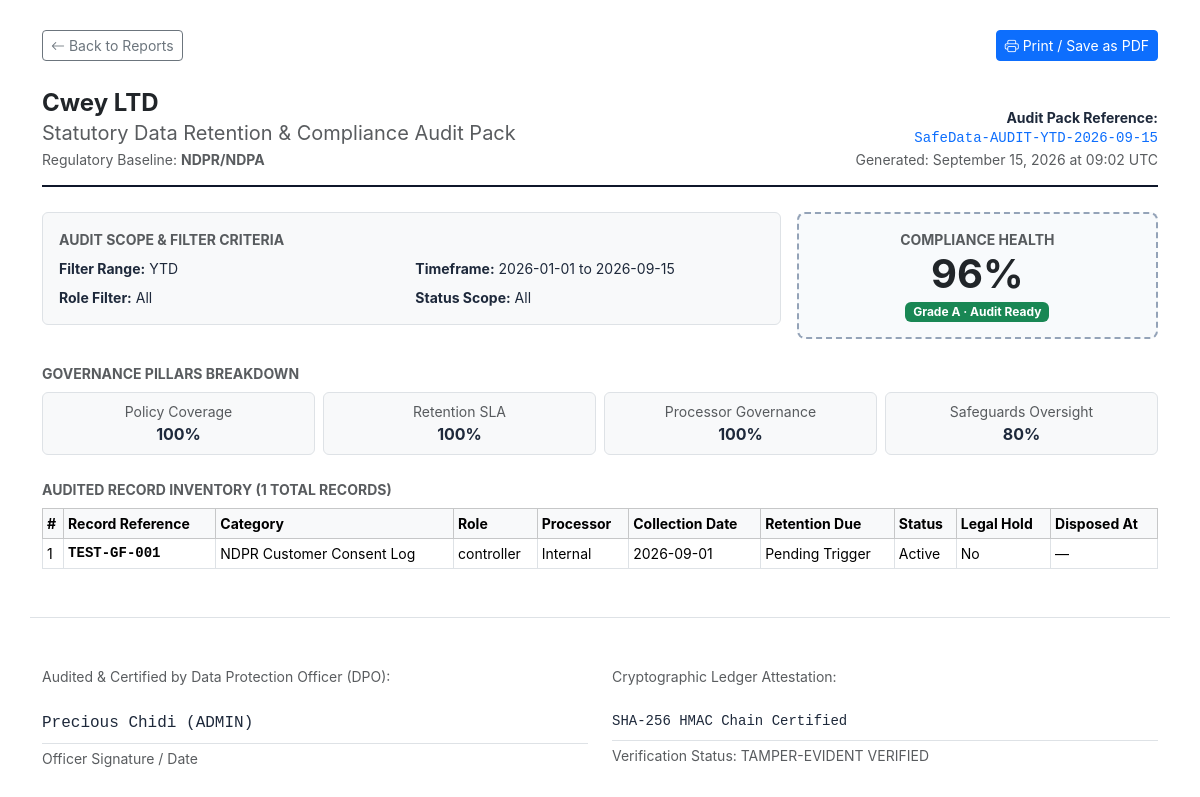
Page /reports/print (signed in) on the committed database.
### app/models.py (models this page shows)
class DataRecord(Base):
    __tablename__ = "data_records"
    id = Column(Integer, primary_key=True, autoincrement=True)
    organization_id = Column(Integer, ForeignKey("organizations.id", ondelete="CASCADE"), default=1, nullable=False)
    category_id = Column(Integer, ForeignKey("data_categories.id"), nullable=False)
    retention_rule_id = Column(Integer, ForeignKey("category_retention_rules.id", ondelete="SET NULL"), nullable=True)
    original_category_id = Column(Integer, ForeignKey("data_categories.id", ondelete="SET NULL"), nullable=True)
    record_reference = Column(String(255), nullable=False)
    data_subject_type = Column(String(100), nullable=True)
    processor_name = Column(String(255), nullable=True)
    processor_sync_status = Column(String(50), default="synced", nullable=True)
    collection_date = Column(Date, default=func.current_date(), nullable=False)
    retention_end_date = Column(Date, nullable=True)
    status = Column(Enum("active", "due_review", "disposal_requested", "legal_hold", "disposed"), default="active", nullable=False)
    created_by_owner = Column(Boolean, default=False, nullable=False)
    consent_withdrawn_at = Column(DateTime, nullable=True)
    consent_withdrawn_by = Column(Integer, ForeignKey("users.id", ondelete="SET NULL"), nullable=True)
    category_reassigned_at = Column(DateTime, nullable=True)
    category_reassigned_by = Column(Integer, ForeignKey("users.id", ondelete="SET NULL"), nullable=True)
    disposal_requested_at = Column(DateTime, nullable=True)
    disposal_requested_by = Column(Integer, ForeignKey("users.id", ondelete="SET NULL"), nullable=True)
    review_flagged_at = Column(DateTime, nullable=True)
    escalation_sent_at = Column(DateTime, nullable=True)
    legal_hold = Column(Boolean, default=False, nullable=False)
    legal_hold_reason = Column(Text, nullable=True)
    legal_hold_by = Column(Integer, ForeignKey("users.id", ondelete="SET NULL"), nullable=True)
    legal_hold_at = Column(DateTime, nullable=True)
    legal_hold_lifted_at = Column(DateTime, nullable=True)
    disposed_at = Column(DateTime, nullable=True)
    disposed_by = Column(Integer, ForeignKey("users.id", ondelete="SET NULL"), nullable=True)
    notes = Column(Text, nullable=True)
    created_by = Column(Integer, ForeignKey("users.id", ondelete="SET NULL"), nullable=True)
    created_at = Column(DateTime, default=func.now(), nullable=False)
    updated_at = Column(DateTime, default=func.now(), onupdate=func.now(), nullable=False)
    deleted_at = Column(DateTime, nullable=True)
    category = relationship("DataCategory", foreign_keys=[category_id])
    rule = relationship("CategoryRetentionRule")
    organization = relationship("Organization")
    attachments = relationship("Attachment", back_populates="record", cascade="all, delete-orphan")

class DataCategory(Base):
    __tablename__ = "data_categories"
    id = Column(Integer, primary_key=True, autoincrement=True)
    organization_id = Column(Integer, ForeignKey("organizations.id", ondelete="CASCADE"), default=1, nullable=False)
    name = Column(String(255), nullable=False)
    description = Column(Text, nullable=True)
    retention_reason = Column(Text, nullable=True)
    compliance_framework = Column(String(50), default="GDPR", nullable=False)
    legal_basis = Column(Enum("legal_obligation", "contract", "consent", "legitimate_interest", "vital_interest", "public_task"), default="legitimate_interest", nullable=False)
    retention_period_days = Column(Integer, default=0, nullable=False)
    retention_period_label = Column(String(100), default="1 year", nullable=False)
    disposal_method = Column(Enum("delete", "anonymise", "archive"), default="delete", nullable=False)
    disposal_trigger = Column(Enum("date_based", "consent_withdrawal", "account_closure"), default="date_based", nullable=False)
    data_classification = Column(Enum("standard", "confidential", "financial_aml", "special_category", "children"), default="standard", nullable=False)
    approval_type = Column(Enum("auto_disposal", "single_approval", "dual_approval"), default="single_approval", nullable=False)
    requires_dual_approval = Column(Boolean, default=False, nullable=False)
    owner_id = Column(Integer, ForeignKey("users.id", ondelete="SET NULL"), nullable=True)
    review_frequency = Column(Enum("monthly", "quarterly", "annually"), default="quarterly", nullable=False)
    processing_role = Column(Enum("controller", "processor", "joint_controller"), default="controller", nullable=False)
    processor_name = Column(String(255), nullable=True)
    processor_contact = Column(String(255), nullable=True)
    dpa_reference = Column(String(255), nullable=True)
    processor_retention_status = Column(String(50), default="compliant", nullable=True)
    source = Column(Enum("seeded", "custom"), default="custom", nullable=False)
    is_active = Column(Boolean, default=True, nullable=False)
    created_at = Column(DateTime, default=func.now(), nullable=False)
    updated_at = Column(DateTime, default=func.now(), onupdate=func.now(), nullable=False)
    deleted_at = Column(DateTime, nullable=True)
    owner = relationship("User", foreign_keys=[owner_id])
    organization = relationship("Organization")

### app/routes/app_pages.py (the view)
@router.get("/reports/print", response_class=HTMLResponse)
def print_reports(
    request: Request,
    range: str = "ytd",
    start_date: str = "",
    end_date: str = "",
    category_id: int = 0,
    role_filter: str = "all",
    status: str = "all",
    db: Session = Depends(get_db)
):
    session = get_session(request)
    if not session or "user_id" not in session:
        return RedirectResponse(url="/login", status_code=303)
    if session["role"] not in ("admin", "dpo"):
        raise HTTPException(status_code=403, detail="Access denied")
    from datetime import date as _date, timedelta
    from app.engine import compliance_scorecard_details
    org_id = session["org_id"]
    labels = get_country_regulation_labels(session.get("country", "OTHER"))
    today = _date.today()
    start_d = None
    end_d = today
    if range == "30d":
        start_d = today - timedelta(days=30)
    elif range == "90d":
        start_d = today - timedelta(days=90)
    elif range == "ytd":
        start_d = _date(today.year, 1, 1)
    elif range == "1y":
        start_d = today - timedelta(days=365)
    elif range == "custom":
        if start_date:
            try:
                start_d = datetime.strptime(start_date, "%Y-%m-%d").date()
            except ValueError:
                start_d = None
        if end_date:
            try:
                end_d = datetime.strptime(end_date, "%Y-%m-%d").date()
            except ValueError:
                end_d = today
    q = db.query(DataRecord).filter(
        DataRecord.organization_id == org_id,
        DataRecord.deleted_at == None
    )
    if category_id > 0:
        q = q.filter(DataRecord.category_id == category_id)
    if status != "all" and status:
        q = q.filter(DataRecord.status == status)
    if start_d:
        q = q.filter(DataRecord.collection_date >= start_d)
    if end_d:
        q = q.filter(DataRecord.collection_date <= end_d)
    if role_filter == "processor":
        q = q.filter(DataRecord.processor_name != None, DataRecord.processor_name != "")
    elif role_filter == "controller":
        q = q.filter(or_(DataRecord.processor_name == None, DataRecord.processor_name == ""))
    records = q.order_by(DataRecord.collection_date.desc()).all()
    scorecard = compliance_scorecard_details(db, org_id)
    log_audit(db, org_id, "report_printed", "report", None, session["user_id"], {
        "range": range,
        "count": len(records)
    }, request.client.host if request.client else None)
    return templates.TemplateResponse(request=request, name="reports_print.html", context=_ctx(session, labels, {
        "page_title": f"Compliance Audit Report — {session['org_name']}",
        "scorecard": scorecard,
        "records": records,
        "generated_at": datetime.now(timezone.utc).strftime("%B %d, %Y at %H:%M UTC"),
        "filter_range": range,
        "filter_start_date": start_d.isoformat() if start_d else "Inception",
        "filter_end_date": end_d.isoformat() if end_d else today.isoformat(),
        "filter_role": role_filter,
        "filter_status": status,
    }))

### app/templates/reports_print.html (shortened to what this page needs)
<!DOCTYPE html>
<html lang="en">
<head>
  <link href="https://cdn.jsdelivr.net/npm/bootstrap@5.3.3/dist/css/bootstrap.min.css" rel="stylesheet">
  <link rel="stylesheet" href="https://cdn.jsdelivr.net/npm/bootstrap-icons@1.11.3/font/bootstrap-icons.min.css">
</head>
<body>
<div class="container-fluid">
  <div class="d-flex justify-content-between align-items-center mb-4 no-print">
    <a href="/reports" class="btn btn-outline-secondary btn-sm"><i class="bi bi-arrow-left"></i> Back to Reports</a>
    <button onclick="window.print()" class="btn btn-primary btn-sm"><i class="bi bi-printer"></i> Print / Save as PDF</button>
  </div>
  <div class="report-header d-flex justify-content-between align-items-end">
    <div>
      <div class="fs-4 fw-bold text-dark">{{ org_name }}</div>
      <div class="h5 fw-normal text-muted mb-0">Statutory Data Retention & Compliance Audit Pack</div>
      <div class="small text-muted mt-1">Regulatory Baseline: <strong>{{ law_label }}</strong></div>
    </div>
    <div class="text-end">
      <div class="small fw-bold">Audit Pack Reference:</div>
      <div class="font-monospace small text-primary">SafeData-AUDIT-{{ filter_range | upper }}-{{ filter_end_date }}</div>
      <div class="small text-muted">Generated: {{ generated_at }}</div>
    </div>
  </div>
  <div class="row g-3 mb-4">
    <div class="col-md-8">
      <div class="p-3 bg-light border rounded">
        <div class="fw-bold small text-uppercase text-muted mb-2">Audit Scope & Filter Criteria</div>
        <div class="row small g-2">
          <div class="col-6"><strong>Filter Range:</strong> {{ filter_range | upper }}</div>
          <div class="col-6"><strong>Timeframe:</strong> {{ filter_start_date }} to {{ filter_end_date }}</div>
          <div class="col-6"><strong>Role Filter:</strong> {{ filter_role | title }}</div>
          <div class="col-6"><strong>Status Scope:</strong> {{ filter_status | replace('_', ' ') | title }}</div>
        </div>
      </div>
    </div>
    <div class="col-md-4">
      <div class="seal-box text-center">
        <div class="small text-muted fw-bold text-uppercase">Compliance Health</div>
        <div class="display-6 fw-bold text-dark">{{ scorecard.overall_score }}%</div>
        <div class="badge bg-success">Grade {{ scorecard.grade }} · {{ scorecard.status_label }}</div>
      </div>
    </div>
  </div>
  <div class="mb-4">
    <div class="fw-bold small text-uppercase text-muted mb-2">Governance Pillars Breakdown</div>
    <div class="row g-2 text-center small">
      <div class="col">
        <div class="p-2 border rounded bg-light">
          <div class="text-muted">Policy Coverage</div>
          <div class="fw-bold fs-6">{{ scorecard.pillars.policy_coverage.score }}%</div>
        </div>
      </div>
      <div class="col">
        <div class="p-2 border rounded bg-light">
          <div class="text-muted">Retention SLA</div>
          <div class="fw-bold fs-6">{{ scorecard.pillars.retention_sla.score }}%</div>
        </div>
      </div>
      <div class="col">
        <div class="p-2 border rounded bg-light">
          <div class="text-muted">Processor Governance</div>
          <div class="fw-bold fs-6">{{ scorecard.pillars.processor_governance.score }}%</div>
        </div>
      </div>
      <div class="col">
        <div class="p-2 border rounded bg-light">
          <div class="text-muted">Safeguards Oversight</div>
          <div class="fw-bold fs-6">{{ scorecard.pillars.safeguards_oversight.score }}%</div>
        </div>
      </div>
    </div>
  </div>
  <div class="mb-4">
    <div class="d-flex justify-content-between align-items-center mb-2">
      <span class="fw-bold small text-uppercase text-muted">Audited Record Inventory ({{ records | length }} Total Records)</span>
    </div>
    <table class="table table-sm table-bordered small">
      <thead class="table-light">
        <tr>
          <th>#</th>
          <th>Record Reference</th>
          <th>Category</th>
          <th>Role</th>
          <th>Processor</th>
          <th>Collection Date</th>
          <th>Retention Due</th>
          <th>Status</th>
          <th>Legal Hold</th>
          <th>Disposed At</th>
        </tr>
      </thead>
      <tbody>
        {% for r in records %}
          <tr>
            <td>{{ loop.index }}</td>
            <td class="font-monospace fw-bold">{{ r.record_reference }}</td>
            <td>{{ r.category.name if r.category else 'Unassigned' }}</td>
            <td>{{ r.category.processing_role if r.category else 'controller' }}</td>
            <td>{{ r.processor_name or (r.category.processor_name if r.category else '') or 'Internal' }}</td>
            <td>{{ r.collection_date }}</td>
            <td>{{ r.retention_end_date or 'Pending Trigger' }}</td>
            <td>{{ r.status | replace('_', ' ') | title }}</td>
            <td>{{ 'Yes' if r.legal_hold else 'No' }}</td>
            <td>{{ r.disposed_at.strftime('%Y-%m-%d %H:%M') if r.disposed_at else '—' }}</td>
          </tr>
        {% endfor %}
      </tbody>
    </table>
  </div>
  <div class="row mt-5 pt-4 border-top g-4">
    <div class="col-6">
      <div class="small text-muted mb-4">Audited & Certified by Data Protection Officer (DPO):</div>
      <div class="border-bottom pb-2 font-monospace">{{ user_name }} ({{ user_role | upper }})</div>
      <div class="small text-muted mt-1">Officer Signature / Date</div>
    </div>
    <div class="col-6">
      <div class="small text-muted mb-4">Cryptographic Ledger Attestation:</div>
      <div class="border-bottom pb-2 font-monospace text-truncate small">SHA-256 HMAC Chain Certified</div>
      <div class="small text-muted mt-1">Verification Status: TAMPER-EVIDENT VERIFIED</div>
    </div>
  </div>
</div>
</body>
</html>

### app/templates/reports_print.html (style rules this page uses)
body { background: #ffffff; color: #1e293b; font-family: -apple-system, BlinkMacSystemFont, "Segoe UI", Roboto, "Helvetica Neue", Arial, sans-serif; padding: 30px; }
.report-header { border-bottom: 2px solid #0f172a; padding-bottom: 15px; margin-bottom: 25px; }
.seal-box { border: 2px dashed #94a3b8; padding: 15px; border-radius: 8px; background: #f8fafc; }

### rows in the picture
DataRecord: record_reference "TEST-GF-001", category "NDPR Customer Consent Log", category "controller", processor_name.processor_name "Internal", collection_date "2026-09-01", retention_end_date "Pending Trigger", status "Active", legal_hold "No", disposed_at "—"

### other values in the picture
{{ org_name }} "Cwey LTD"
{{ law_label }} "NDPR/NDPA"
{{ filter_range | upper }} "YTD"
{{ filter_end_date }} "2026-09-15"
{{ generated_at }} "September 15, 2026 at 09:02 UTC"
{{ filter_start_date }} "2026-01-01"
{{ filter_role | title }} "All"
{{ filter_status | replace('_', ' ') | title }} "All"
{{ scorecard.overall_score }} "96"
{{ scorecard.grade }} "A"
{{ scorecard.status_label }} "Audit Ready"
{{ scorecard.pillars.policy_coverage.score }} "100"
{{ scorecard.pillars.retention_sla.score }} "100"
{{ scorecard.pillars.processor_governance.score }} "100"
{{ scorecard.pillars.safeguards_oversight.score }} "80"
